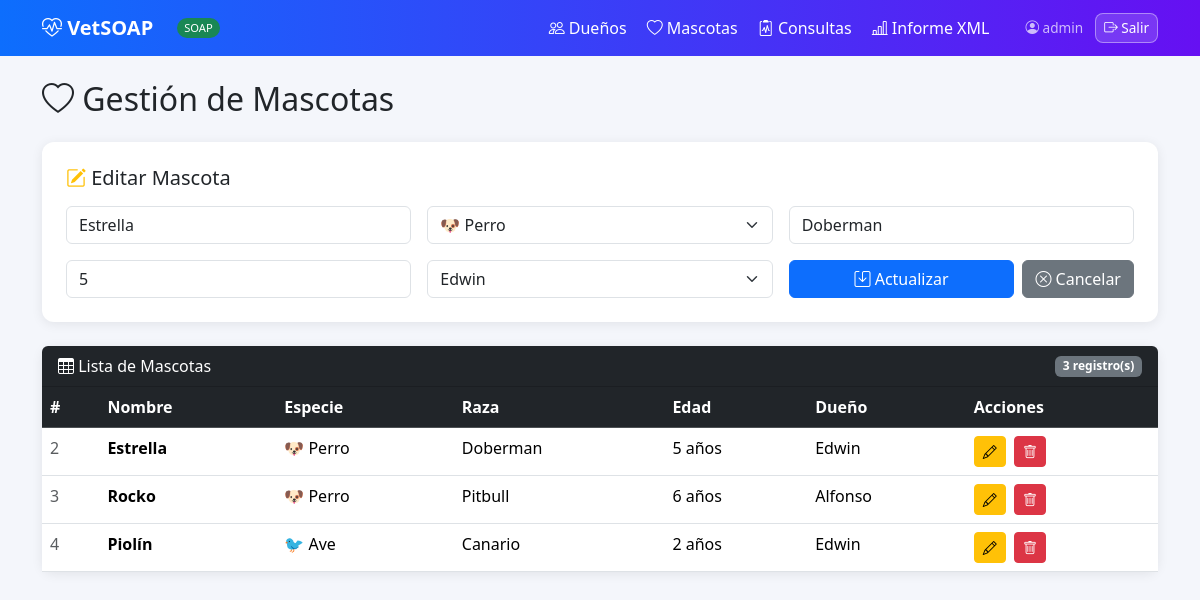
/mascotas/editar/2/ (signed in), run on the app's committed database.
### vet/models.py (models this page shows, shortened)
class Mascota(models.Model):
    ESPECIES = [('perro','Perro'),('gato','Gato'),('ave','Ave'),('otro','Otro')]
    nombre   = models.CharField(max_length=100)
    especie  = models.CharField(max_length=10, choices=ESPECIES)
    raza     = models.CharField(max_length=100, blank=True)
    edad     = models.PositiveIntegerField()
    dueno    = models.ForeignKey(Dueno, on_delete=models.CASCADE, related_name='mascotas')

class Dueno(models.Model):
    nombre     = models.CharField(max_length=100)
    telefono   = models.CharField(max_length=20)
    email      = models.EmailField(unique=True)
    direccion  = models.TextField(blank=True)

### vet/views.py (the view, shortened to what this page needs)
# urls.py: path('mascotas/editar/<int:id>/',     views.editar_mascota,  name='editar_mascota'),
@login_required
def editar_mascota(request, id):
    mascota = get_object_or_404(Mascota, pk=id)
    todos_duenos = Dueno.objects.all()
    all_mascotas = Mascota.objects.select_related('dueno').all()
    return render(request, 'vet/mascotas.html',
                  {'editar': mascota, 'mascotas': all_mascotas, 'duenos': todos_duenos})

### vet/templates/vet/mascotas.html (shortened to what this page needs)
{% extends 'vet/base.html' %}
{% block content %}
<h2 class="mb-4"><i class="bi bi-heart"></i> Gestión de Mascotas</h2>
<div class="card p-4 mb-4">
  <h5 class="mb-3">{% if editar %}<i class="bi bi-pencil-square text-warning"></i> Editar Mascota{% else %}<i class="bi bi-plus-circle text-primary"></i> Nueva Mascota{% endif %}</h5>
  <form method="post" action="{% if editar %}/mascotas/editar/{{ editar.id }}/{% else %}/mascotas/crear/{% endif %}">
    <div class="row g-3">
      <div class="col-md-4">
        <input name="nombre" class="form-control" placeholder="Nombre mascota"
               value="{{ editar.nombre|default:'' }}" required>
      </div>
      <div class="col-md-4">
        <select name="especie" class="form-select" required>
          <option value="perro" {% if editar.especie == 'perro' %}selected{% endif %}>🐶 Perro</option>
        </select>
      </div>
      <div class="col-md-4">
        <input name="raza" class="form-control" placeholder="Raza"
               value="{{ editar.raza|default:'' }}">
      </div>
      <div class="col-md-4">
        <input name="edad" type="number" min="0" class="form-control" placeholder="Edad (años)"
               value="{{ editar.edad|default:'' }}" required>
      </div>
      <div class="col-md-4">
        <select name="dueno_id" class="form-select" required>
          {% for d in duenos %}
            <option value="{{ d.id }}"
              {% if editar and editar.dueno_id == d.id %}selected{% endif %}>
              {{ d.nombre }}
            </option>
          {% endfor %}
        </select>
      </div>
      <div class="col-md-4 d-flex gap-2 align-items-end">
        <button class="btn btn-primary flex-grow-1" type="submit">
          <i class="bi bi-save"></i> {% if editar %}Actualizar{% else %}Guardar{% endif %}
        </button>
        {% if editar %}
          <a href="/mascotas/" class="btn btn-secondary">
            <i class="bi bi-x-circle"></i> Cancelar
          </a>
        {% endif %}
      </div>
    </div>
  </form>
</div>
<div class="card">
  <div class="card-header bg-dark text-white d-flex justify-content-between align-items-center rounded-top">
    <span><i class="bi bi-table"></i> Lista de Mascotas</span>
    <span class="badge bg-secondary">{{ mascotas|length }} registro(s)</span>
  </div>
  <div class="card-body p-0">
    <table class="table table-hover mb-0">
      <thead class="table-dark">
        <tr>
          <th>#</th><th>Nombre</th><th>Especie</th><th>Raza</th><th>Edad</th><th>Dueño</th><th>Acciones</th>
        </tr>
      </thead>
      <tbody>
        {% for m in mascotas %}
        <tr>
          <td class="text-muted">{{ m.id }}</td>
          <td><strong>{{ m.nombre }}</strong></td>
          <td>
            {% if m.especie == 'perro' %}🐶{% elif m.especie == 'gato' %}🐱{% elif m.especie == 'ave' %}🐦{% else %}🐾{% endif %}
            {{ m.especie|capfirst }}
          </td>
          <td>{{ m.raza|default:"—" }}</td>
          <td>{{ m.edad }} año{{ m.edad|pluralize:"s" }}</td>
          <td>{{ m.dueno.nombre }}</td>
          <td>
            <a href="/mascotas/editar/{{ m.id }}/" class="btn btn-sm btn-warning me-1" title="Editar">
              <i class="bi bi-pencil"></i>
            </a>
            <a href="/mascotas/eliminar/{{ m.id }}/" class="btn btn-sm btn-danger" title="Eliminar"
               onclick="return confirm('¿Eliminar a {{ m.nombre }}?')">
              <i class="bi bi-trash"></i>
            </a>
          </td>
        </tr>
        {% empty %}
        <tr><td colspan="7" class="text-center text-muted py-4">
          <i class="bi bi-inbox fs-3 d-block mb-2"></i>Sin mascotas registradas.
        </td></tr>
        {% endfor %}
      </tbody>
    </table>
  </div>
</div>
{% endblock %}

### vet/templates/vet/base.html (shortened to what this page needs)
<!DOCTYPE html>
<html lang="es">
<head>
  <link href="https://cdn.jsdelivr.net/npm/bootstrap@5.3.3/dist/css/bootstrap.min.css" rel="stylesheet">
  <link href="https://cdn.jsdelivr.net/npm/bootstrap-icons@1.11.3/font/bootstrap-icons.css" rel="stylesheet">
</head>
<body>
<nav class="navbar navbar-expand-lg mb-4">
  <div class="container">
    <a class="navbar-brand fw-bold" href="/"><i class="bi bi-heart-pulse"></i> VetSOAP</a>
    <span class="badge-soap ms-2">SOAP</span>
    <div class="collapse navbar-collapse" id="navMenu">
      <ul class="navbar-nav ms-auto align-items-center gap-1">
        <li class="nav-item"><a class="nav-link" href="/duenos/"><i class="bi bi-people"></i> Dueños</a></li>
        <li class="nav-item"><a class="nav-link" href="/mascotas/"><i class="bi bi-heart"></i> Mascotas</a></li>
        <li class="nav-item"><a class="nav-link" href="/consultas/"><i class="bi bi-clipboard2-pulse"></i> Consultas</a></li>
        <li class="nav-item"><a class="nav-link" href="/informe/"><i class="bi bi-bar-chart-line"></i> Informe XML</a></li>
        <li class="nav-item ms-3">
          <span class="nav-link pe-2" style="opacity:.7;font-size:.85rem;">
            <i class="bi bi-person-circle"></i> {{ request.user.username }}
          </span>
        </li>
        <li class="nav-item">
          <a class="nav-link btn-logout" href="/logout/"><i class="bi bi-box-arrow-right"></i> Salir</a>
        </li>
      </ul>
    </div>
  </div>
</nav>
<div class="container pb-5">
  {% block content %}{% endblock %}
</div>
</body>
</html>

### vet/templates/vet/base.html (style rules this page uses)
body { background: #f4f6fb; }
.navbar { background: linear-gradient(90deg,#0d6efd,#6610f2); }
.navbar-brand, .nav-link { color: #fff !important; }
.card { border: none; border-radius: 12px; box-shadow: 0 2px 12px rgba(0,0,0,.08); }
.badge-soap { background:#198754; color:#fff; font-size:.7rem; padding:2px 7px; border-radius:20px; vertical-align:middle; }
.btn-logout { background: rgba(255,255,255,.15); border: 1px solid rgba(255,255,255,.4); color:#fff !important; border-radius:8px; font-size:.85rem; padding: 4px 12px; }

### data on the page
Mascota: nombre "Estrella", especie "🐶 Perro", raza "Doberman", edad "5", dueno_id "Edwin", id "2", especie "Perro", dueno.nombre "Edwin"
Mascota: id "3", nombre "Rocko", especie "Perro", raza "Pitbull", edad "6", dueno.nombre "Alfonso"
Mascota: id "4", nombre "Piolín", especie "Ave", raza "Canario", edad "2", dueno.nombre "Edwin"

### other printed values
{{ request.user.username }} "admin"
{{ mascotas|length }} "3"
